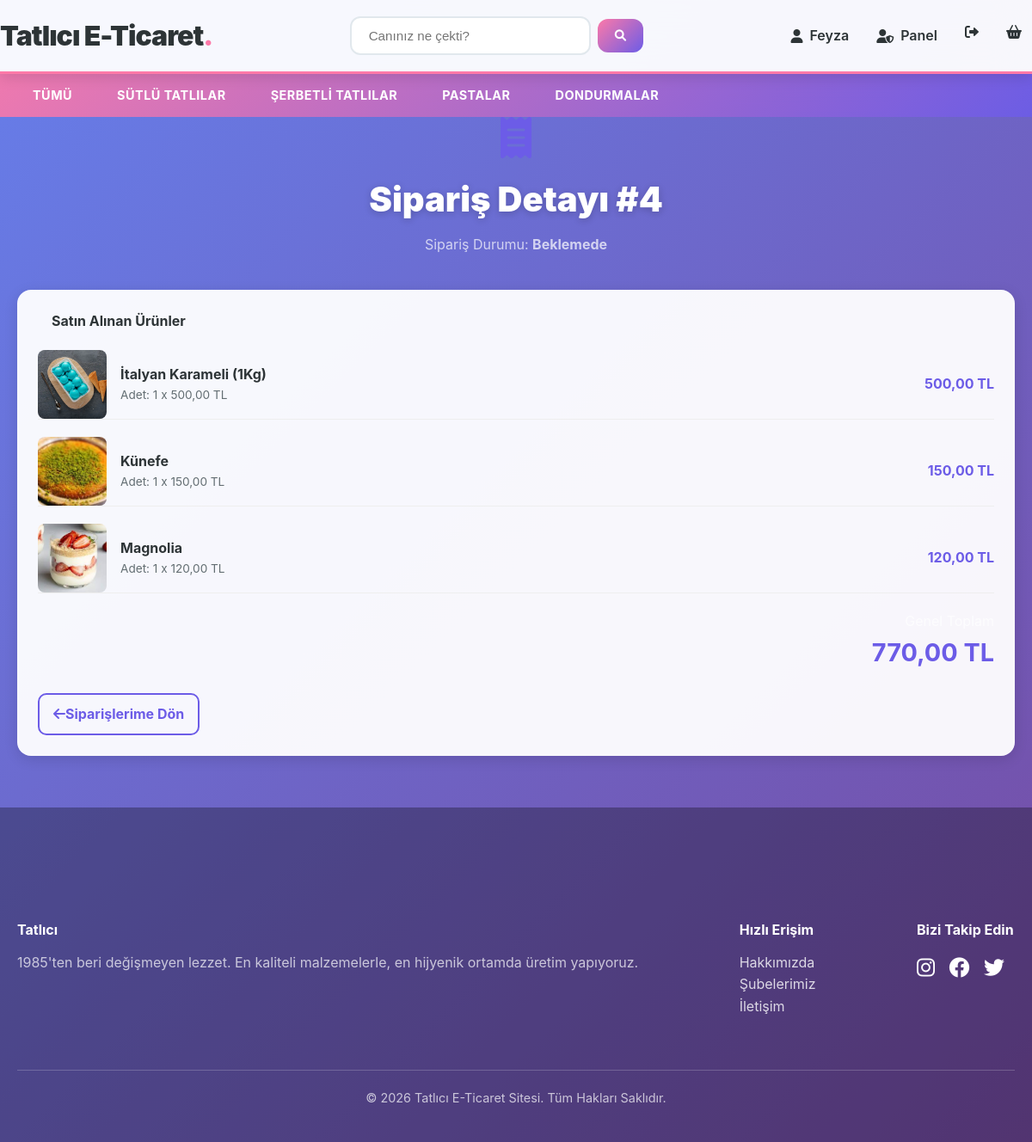
Screenshot of /order_detail.php?id=4 (signed in) with the database file from the repository.
### tables this page shows
CREATE TABLE IF NOT EXISTS `ayarlar` (
  `id` int NOT NULL,
  `site_basligi` varchar(255) DEFAULT NULL,
  `site_aciklama` varchar(255) DEFAULT NULL,
  `logo` varchar(255) DEFAULT NULL,
  `email` varchar(100) DEFAULT NULL,
  `telefon` varchar(20) DEFAULT NULL,
  `adres` text,
  `facebook` varchar(255) DEFAULT NULL,
  `instagram` varchar(255) DEFAULT NULL,
  `twitter` varchar(255) DEFAULT NULL,
  PRIMARY KEY (`id`)
);

CREATE TABLE IF NOT EXISTS `kategoriler` (
  `id` int NOT NULL AUTO_INCREMENT,
  `kategori_adi` varchar(100) NOT NULL,
  PRIMARY KEY (`id`)
);

CREATE TABLE IF NOT EXISTS `siparisler` (
  `id` int NOT NULL AUTO_INCREMENT,
  `kullanici_id` int NOT NULL,
  `toplam_tutar` decimal(10,2) DEFAULT NULL,
  `durum` varchar(50) DEFAULT 'Beklemede',
  `tarih` timestamp NULL DEFAULT CURRENT_TIMESTAMP,
  PRIMARY KEY (`id`),
  KEY `kullanici_id` (`kullanici_id`)
);

CREATE TABLE IF NOT EXISTS `siparis_urunler` (
  `id` int NOT NULL AUTO_INCREMENT,
  `siparis_id` int NOT NULL,
  `urun_id` int NOT NULL,
  `adet` int NOT NULL,
  `fiyat` decimal(10,2) NOT NULL,
  PRIMARY KEY (`id`),
  KEY `fk_siparis` (`siparis_id`)
);

CREATE TABLE IF NOT EXISTS `urunler` (
  `id` int NOT NULL AUTO_INCREMENT,
  `kategori_id` int NOT NULL,
  `baslik` varchar(255) NOT NULL,
  `aciklama` text,
  `fiyat` decimal(10,2) NOT NULL,
  `resim` varchar(255) DEFAULT NULL,
  `stok` int DEFAULT '0',
  `aktif_mi` tinyint(1) DEFAULT '1',
  PRIMARY KEY (`id`),
  KEY `kategori_id` (`kategori_id`)
);

### order_detail.php (the view, shortened to what this page needs)
<?php
include 'inc/header.php';
$siparis_id = $_GET['id'];
$siparis_kontrol = $db->prepare("SELECT * FROM siparisler WHERE id = ?");
$siparis_kontrol->execute([$siparis_id]);
$siparis_ana = $siparis_kontrol->fetch(PDO::FETCH_ASSOC);
$urunler_sor = $db->prepare("SELECT su.*, u.baslik, u.resim FROM siparis_urunler su
                             INNER JOIN urunler u ON su.urun_id = u.id
                             WHERE su.siparis_id = ?");
$urunler_sor->execute([$siparis_id]);
$urunler = $urunler_sor->fetchAll(PDO::FETCH_ASSOC);
?>
<main class="container">
    <div class="text-center mb-40">
      <i class="fas fa-receipt icon-large text-primary"></i>
      <h2 class="section-title h2-large m-0" style="color:white;">Sipariş Detayı #<?php echo $siparis_id; ?></h2>
      <p class="muted mt-8">Sipariş Durumu: <strong><?php echo $siparis_ana['durum']; ?></strong></p>
    </div>
    <div class="stat-card p-24">
        <h4 class="text-dark-strong mb-20 border-bottom-light pb-12">Satın Alınan Ürünler</h4>
        <?php foreach($urunler as $urun): ?>
        <div class="flex items-center mb-20 pb-12" style="border-bottom: 1px solid #eee;">
            <img class="img-80" src="img/urunler/<?php echo $urun['resim']; ?>" alt="">
            <div class="flex-1 ml-16">
                <h4 class="text-dark-strong"><?php echo $urun['baslik']; ?></h4>
                <p class="small-muted">Adet: <?php echo $urun['adet']; ?> x <?php echo number_format($urun['fiyat'], 2, ',', '.'); ?> TL</p>
            </div>
            <div class="fw-700 text-primary">
                <?php echo number_format($urun['adet'] * $urun['fiyat'], 2, ',', '.'); ?> TL
            </div>
        </div>
        <?php endforeach; ?>
        <div class="text-right mt-20">
            <p class="muted">Genel Toplam</p>
            <strong style="font-size: 1.8rem; color: var(--primary);">
                <?php echo number_format($siparis_ana['toplam_tutar'], 2, ',', '.'); ?> TL
            </strong>
        </div>
        <div class="mt-24">
            <a href="order_history.php" class="btn-detail"><i class="fas fa-arrow-left"></i> Siparişlerime Dön</a>
        </div>
    </div>
</main>
<?php include 'inc/footer.php'; ?>

### inc/header.php (shortened to what this page needs)
<?php
require_once 'inc/baglan.php';
$ayarsor = $db->prepare("SELECT * FROM ayarlar WHERE id = ?");
$ayarsor->execute([1]);
$ayarcek = $ayarsor->fetch(PDO::FETCH_ASSOC);
$kategorisor = $db->prepare("SELECT * FROM kategoriler ORDER BY id ASC");
$kategorisor->execute();
$kategoriler = $kategorisor->fetchAll(PDO::FETCH_ASSOC);
?>
<!DOCTYPE html>
<html lang="tr">
<head>
  <link rel="stylesheet" href="style.css" />
  <link rel="stylesheet" href="https://cdnjs.cloudflare.com/ajax/libs/font-awesome/6.0.0-beta3/css/all.min.css"/>
</head>
<body>
  <header class="main-header">
    <div class="container header-inner">
      <h1 class="logo"><a href="index.php"><?php echo $ayarcek['site_basligi']; ?><span>.</span></a></h1>
      <form action="index.php" method="GET" class="search-bar">
        <input name="ara" type="text" placeholder="Canınız ne çekti?" required />
        <button type="submit"><i class="fas fa-search"></i></button>
      </form>
      <nav class="user-nav">
        <ul>
          <?php if(isset($_SESSION['kullanici_id'])): ?>
            <li><a href="#"><i class="fas fa-user"></i> <?php echo explode(' ', $_SESSION['kullanici_ad_soyad'])[0]; ?></a></li>
            <?php if($_SESSION['kullanici_rol'] <= 3): ?>
                <li><a href="admin_dashboard.php"><i class="fas fa-user-shield"></i> Panel</a></li>
            <?php endif; ?>
            <li><a href="cikis.php"><i class="fas fa-sign-out-alt"></i></a></li>
          <?php else: ?>
            <li><a href="login.php">Giriş</a></li>
            <li><a href="register.php">Kayıt</a></li>
          <?php endif; ?>
          <li><a href="cart.php"><i class="fas fa-shopping-basket"></i></a></li>
        </ul>
      </nav>
    </div>
  </header>
  <nav class="main-nav">
    <div class="container">
      <ul>
        <li><a href="index.php">Tümü</a></li>
        <?php foreach($kategoriler as $kat): ?>
            <li><a href="index.php?kategori=<?php echo $kat['id']; ?>"><?php echo $kat['kategori_adi']; ?></a></li>
        <?php endforeach; ?>
      </ul>
    </div>
  </nav>

### style.css (style rules this page uses)
:root { --primary: #6c5ce7; --secondary: #fd79a8; --accent: #fdcb6e; --success: #00b894; --info: #74b9ff; --warning: #ffeaa7; --bg-gradient: linear-gradient(135deg, #667eea 0%, #764ba2 100%); --card-bg: rgba(255, 255, 255, 0.95); --text-dark: #2d3436; --text-muted: #636e72; --shadow-sm: 0 2px 8px rgba(0, 0, 0, 0.08); --shadow-md: 0 4px 16px rgba(0, 0, 0, 0.12); --shadow-lg: 0 10px 40px rgba(0, 0, 0, 0.15); --radius: 16px; --transition: all 0.3s ease; }
* { box-sizing: border-box; margin: 0; padding: 0; }
html, body { height: 100%; }
body { font-family: 'Inter', system-ui, -apple-system, sans-serif; background: var(--bg-gradient); background-attachment: fixed; color: var(--text-dark); line-height: 1.6; -webkit-font-smoothing: antialiased; }
.container { max-width: 1200px; margin: 0 auto; padding: 0 20px; }
.main-header { background: var(--card-bg); backdrop-filter: blur(20px); box-shadow: var(--shadow-md); position: sticky; top: 0; z-index: 100; border-bottom: 3px solid var(--secondary); }
.header-inner { display: flex; align-items: center; justify-content: space-between; padding: 16px 0; gap: 20px; flex-wrap: wrap; }
.logo a { color: var(--text-dark); text-decoration: none; font-size: 2rem; font-weight: 900; letter-spacing: -1px; }
.logo span { color: var(--secondary); }
.search-bar { display: flex; gap: 8px; align-items: center; }
.search-bar input { padding: 12px 20px; border-radius: 12px; border: 2px solid #e1e8ed; background: white; color: var(--text-dark); min-width: 280px; font-size: 0.95rem; transition: var(--transition); }
.search-bar button { background: linear-gradient(135deg, var(--secondary), var(--primary)); border: none; color: white; padding: 12px 20px; border-radius: 12px; cursor: pointer; font-weight: 700; transition: var(--transition); }
.user-nav ul { display: flex; gap: 16px; list-style: none; }
.user-nav a { color: var(--text-dark); text-decoration: none; font-weight: 600; display: inline-flex; align-items: center; gap: 8px; padding: 8px 12px; border-radius: 8px; transition: var(--transition); }
.main-nav { background: linear-gradient(135deg, rgba(253, 121, 168, 0.9), rgba(108, 92, 231, 0.9)); backdrop-filter: blur(10px); }
.main-nav ul { display: flex; gap: 16px; list-style: none; padding: 12px 0; flex-wrap: wrap; }
.main-nav a { color: white; text-decoration: none; font-weight: 700; padding: 10px 18px; border-radius: 10px; transition: var(--transition); text-transform: uppercase; font-size: 0.9rem; letter-spacing: 0.5px; }
.btn-detail { background: transparent; border: 2px solid var(--primary); color: var(--primary); padding: 10px 16px; border-radius: 10px; text-decoration: none; display: inline-flex; align-items: center; font-weight: 700; transition: var(--transition); }
.section-title { color: white; font-size: 2rem; font-weight: 900; margin: 40px 0 20px; text-shadow: 0 2px 8px rgba(0, 0, 0, 0.2); }
.stat-card { background: var(--card-bg); padding: 24px; border-radius: var(--radius); box-shadow: var(--shadow-md); }
.muted { color: rgba(255, 255, 255, 0.7); }
.p-24 { padding:24px; }
.mb-40 { margin-bottom:40px; }
.mb-20 { margin-bottom:20px; }
.mt-8 { margin-top:8px; }
.mt-20 { margin-top:20px; }
.mt-24 { margin-top:24px; }
.text-center { text-align:center; }
.flex { display:flex; }
.items-center { align-items:center; }
.icon-large { font-size:3rem; color:var(--secondary); margin-bottom:16px; }
.small-muted { padding-left: 16px; color:var(--text-muted); font-size:0.85rem; }
.fw-700 { font-weight:700; }
.text-dark-strong { padding-left: 16px; color:var(--text-dark); }
.flex-1 { flex:1; }
.h2-large { margin:0; font-size:2.5rem; color:white; }
.text-primary { color:var(--primary); }
.img-80 { width:80px; height: 80px; object-fit:cover; border-radius:8px; }
.m-0 { margin: 0; }
.text-right { text-align: right; }
.user-nav ul { gap: 8px; }

### rows the page displays
ayarlar: site_basligi "Tatlıcı E-Ticaret"
kategoriler: kategori_adi "SÜTLÜ TATLILAR"
kategoriler: kategori_adi "ŞERBETLI TATLILAR"
kategoriler: kategori_adi "PASTALAR"
kategoriler: kategori_adi "DONDURMALAR"
siparisler: durum "Beklemede", toplam_tutar "770,00"
siparis_urunler: urunler.resim (picture), urunler.baslik "İtalyan Karameli (1Kg)", adet "1", fiyat "500,00", $urun['adet'] * $urun['fiyat'] "500,00"
siparis_urunler: urunler.resim (picture), urunler.baslik "Künefe", adet "1", fiyat "150,00", $urun['adet'] * $urun['fiyat'] "150,00"
siparis_urunler: urunler.resim (picture), urunler.baslik "Magnolia", adet "1", fiyat "120,00", $urun['adet'] * $urun['fiyat'] "120,00"

### other values shown
explode(' ', $_SESSION['kullanici_ad_soyad'])[0] "Feyza"
$siparis_id "4"
